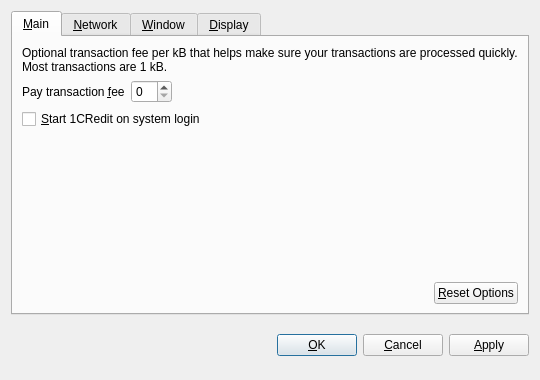
<?xml version="1.0" encoding="UTF-8"?>
<ui version="4.0">
 <class>OptionsDialog</class>
 <widget class="QDialog" name="OptionsDialog">
  <property name="geometry">
   <rect>
    <x>0</x>
    <y>0</y>
    <width>540</width>
    <height>380</height>
   </rect>
  </property>
  <property name="windowTitle">
   <string>Options</string>
  </property>
  <property name="modal">
   <bool>true</bool>
  </property>
  <layout class="QVBoxLayout" name="verticalLayout">
   <item>
    <widget class="QTabWidget" name="tabWidget">
     <property name="tabPosition">
      <enum>QTabWidget::North</enum>
     </property>
     <property name="currentIndex">
      <number>0</number>
     </property>
     <widget class="QWidget" name="tabMain">
      <attribute name="title">
       <string>&amp;Main</string>
      </attribute>
      <layout class="QVBoxLayout" name="verticalLayout_Main">
       <item>
        <widget class="QLabel" name="transactionFeeInfoLabel">
         <property name="text">
          <string>Optional transaction fee per kB that helps make sure your transactions are processed quickly. Most transactions are 1 kB.</string>
         </property>
         <property name="textFormat">
          <enum>Qt::PlainText</enum>
         </property>
         <property name="wordWrap">
          <bool>true</bool>
         </property>
        </widget>
       </item>
       <item>
        <layout class="QHBoxLayout" name="horizontalLayout_1_Main">
         <item>
          <widget class="QLabel" name="transactionFeeLabel">
           <property name="text">
            <string>Pay transaction &amp;fee</string>
           </property>
           <property name="textFormat">
            <enum>Qt::PlainText</enum>
           </property>
           <property name="buddy">
            <cstring>transactionFee</cstring>
           </property>
          </widget>
         </item>
         <item>
          <widget class="BitcoinAmountField" name="transactionFee"/>
         </item>
         <item>
          <spacer name="horizontalSpacer_1_Main">
           <property name="orientation">
            <enum>Qt::Horizontal</enum>
           </property>
           <property name="sizeHint" stdset="0">
            <size>
             <width>40</width>
             <height>20</height>
            </size>
           </property>
          </spacer>
         </item>
        </layout>
       </item>
       <item>
        <widget class="QCheckBox" name="bitcoinAtStartup">
         <property name="toolTip">
          <string>Automatically start 1CRedit after logging in to the system.</string>
         </property>
         <property name="text">
          <string>&amp;Start 1CRedit on system login</string>
         </property>
        </widget>
       </item>
       <item>
        <spacer name="verticalSpacer_Main">
         <property name="orientation">
          <enum>Qt::Vertical</enum>
         </property>
         <property name="sizeHint" stdset="0">
          <size>
           <width>20</width>
           <height>40</height>
          </size>
         </property>
        </spacer>
       </item>
       <item>
        <layout class="QHBoxLayout" name="horizontalLayout_2_Main">
         <item>
          <spacer name="horizontalSpacer_2_Main">
           <property name="orientation">
            <enum>Qt::Horizontal</enum>
           </property>
           <property name="sizeHint" stdset="0">
            <size>
             <width>40</width>
             <height>20</height>
            </size>
           </property>
          </spacer>
         </item>
         <item>
          <widget class="QPushButton" name="resetButton">
           <property name="toolTip">
            <string>Reset all client options to default.</string>
           </property>
           <property name="text">
            <string>&amp;Reset Options</string>
           </property>
           <property name="autoDefault">
            <bool>false</bool>
           </property>
          </widget>
         </item>
        </layout>
       </item>
      </layout>
     </widget>
     <widget class="QWidget" name="tabNetwork">
      <attribute name="title">
       <string>&amp;Network</string>
      </attribute>
      <layout class="QVBoxLayout" name="verticalLayout_Network">
       <item>
        <widget class="QCheckBox" name="mapPortUpnp">
         <property name="toolTip">
          <string>Automatically open the 1CRedit client port on the router. This only works when your router supports UPnP and it is enabled.</string>
         </property>
         <property name="text">
          <string>Map port using &amp;UPnP</string>
         </property>
        </widget>
       </item>
       <item>
        <widget class="QCheckBox" name="connectSocks">
         <property name="toolTip">
          <string>Connect to the 1CRedit network through a SOCKS proxy (e.g. when connecting through Tor).</string>
         </property>
         <property name="text">
          <string>&amp;Connect through SOCKS proxy:</string>
         </property>
        </widget>
       </item>
       <item>
        <layout class="QHBoxLayout" name="horizontalLayout_Network">
         <item>
          <widget class="QLabel" name="proxyIpLabel">
           <property name="text">
            <string>Proxy &amp;IP:</string>
           </property>
           <property name="textFormat">
            <enum>Qt::PlainText</enum>
           </property>
           <property name="buddy">
            <cstring>proxyIp</cstring>
           </property>
          </widget>
         </item>
         <item>
          <widget class="QValidatedLineEdit" name="proxyIp">
           <property name="maximumSize">
            <size>
             <width>140</width>
             <height>16777215</height>
            </size>
           </property>
           <property name="toolTip">
            <string>IP address of the proxy (e.g. 127.0.0.1)</string>
           </property>
          </widget>
         </item>
         <item>
          <widget class="QLabel" name="proxyPortLabel">
           <property name="text">
            <string>&amp;Port:</string>
           </property>
           <property name="textFormat">
            <enum>Qt::PlainText</enum>
           </property>
           <property name="buddy">
            <cstring>proxyPort</cstring>
           </property>
          </widget>
         </item>
         <item>
          <widget class="QLineEdit" name="proxyPort">
           <property name="maximumSize">
            <size>
             <width>55</width>
             <height>16777215</height>
            </size>
           </property>
           <property name="toolTip">
            <string>Port of the proxy (e.g. 9050)</string>
           </property>
          </widget>
         </item>
         <item>
          <widget class="QLabel" name="socksVersionLabel">
           <property name="text">
            <string>SOCKS &amp;Version:</string>
           </property>
           <property name="textFormat">
            <enum>Qt::PlainText</enum>
           </property>
           <property name="buddy">
            <cstring>socksVersion</cstring>
           </property>
          </widget>
         </item>
         <item>
          <widget class="QValueComboBox" name="socksVersion">
           <property name="toolTip">
            <string>SOCKS version of the proxy (e.g. 5)</string>
           </property>
          </widget>
         </item>
         <item>
          <spacer name="horizontalSpacer_Network">
           <property name="orientation">
            <enum>Qt::Horizontal</enum>
           </property>
           <property name="sizeHint" stdset="0">
            <size>
             <width>40</width>
             <height>20</height>
            </size>
           </property>
          </spacer>
         </item>
        </layout>
       </item>
       <item>
        <spacer name="verticalSpacer_Network">
         <property name="orientation">
          <enum>Qt::Vertical</enum>
         </property>
         <property name="sizeHint" stdset="0">
          <size>
           <width>20</width>
           <height>40</height>
          </size>
         </property>
        </spacer>
       </item>
      </layout>
     </widget>
     <widget class="QWidget" name="tabWindow">
      <attribute name="title">
       <string>&amp;Window</string>
      </attribute>
      <layout class="QVBoxLayout" name="verticalLayout_Window">
       <item>
        <widget class="QCheckBox" name="minimizeToTray">
         <property name="toolTip">
          <string>Show only a tray icon after minimizing the window.</string>
         </property>
         <property name="text">
          <string>&amp;Minimize to the tray instead of the taskbar</string>
         </property>
        </widget>
       </item>
       <item>
        <widget class="QCheckBox" name="minimizeOnClose">
         <property name="toolTip">
          <string>Minimize instead of exit the application when the window is closed. When this option is enabled, the application will be closed only after selecting Quit in the menu.</string>
         </property>
         <property name="text">
          <string>M&amp;inimize on close</string>
         </property>
        </widget>
       </item>
       <item>
        <spacer name="verticalSpacer_Window">
         <property name="orientation">
          <enum>Qt::Vertical</enum>
         </property>
         <property name="sizeHint" stdset="0">
          <size>
           <width>20</width>
           <height>40</height>
          </size>
         </property>
        </spacer>
       </item>
      </layout>
     </widget>
     <widget class="QWidget" name="tabDisplay">
      <attribute name="title">
       <string>&amp;Display</string>
      </attribute>
      <layout class="QVBoxLayout" name="verticalLayout_Display">
       <item>
        <layout class="QHBoxLayout" name="horizontalLayout_1_Display">
         <item>
          <widget class="QLabel" name="langLabel">
           <property name="text">
            <string>User Interface &amp;language:</string>
           </property>
           <property name="textFormat">
            <enum>Qt::PlainText</enum>
           </property>
           <property name="buddy">
            <cstring>lang</cstring>
           </property>
          </widget>
         </item>
         <item>
          <widget class="QValueComboBox" name="lang">
           <property name="toolTip">
            <string>The user interface language can be set here. This setting will take effect after restarting 1CRedit.</string>
           </property>
          </widget>
         </item>
        </layout>
       </item>
       <item>
        <layout class="QHBoxLayout" name="horizontalLayout_2_Display">
         <item>
          <widget class="QLabel" name="unitLabel">
           <property name="text">
            <string>&amp;Unit to show amounts in:</string>
           </property>
           <property name="textFormat">
            <enum>Qt::PlainText</enum>
           </property>
           <property name="buddy">
            <cstring>unit</cstring>
           </property>
          </widget>
         </item>
         <item>
          <widget class="QValueComboBox" name="unit">
           <property name="toolTip">
            <string>Choose the default subdivision unit to show in the interface and when sending coins.</string>
           </property>
          </widget>
         </item>
        </layout>
       </item>
       <item>
        <widget class="QCheckBox" name="displayAddresses">
         <property name="toolTip">
          <string>Whether to show 1CRedit addresses in the transaction list or not.</string>
         </property>
         <property name="text">
          <string>&amp;Display addresses in transaction list</string>
         </property>
        </widget>
       </item>
       <item>
        <widget class="QCheckBox" name="coinControlFeatures">
         <property name="toolTip">
          <string>Whether to show coin control features or not.</string>
         </property>
         <property name="text">
          <string>Display coin &amp;control features (experts only!)</string>
         </property>
        </widget>
       </item>
       <item>
        <spacer name="verticalSpacer_Display">
         <property name="orientation">
          <enum>Qt::Vertical</enum>
         </property>
         <property name="sizeHint" stdset="0">
          <size>
           <width>20</width>
           <height>40</height>
          </size>
         </property>
        </spacer>
       </item>
      </layout>
     </widget>
    </widget>
   </item>
   <item>
    <layout class="QHBoxLayout" name="horizontalLayout_Buttons">
     <item>
      <spacer name="horizontalSpacer_1">
       <property name="orientation">
        <enum>Qt::Horizontal</enum>
       </property>
       <property name="sizeHint" stdset="0">
        <size>
         <width>40</width>
         <height>48</height>
        </size>
       </property>
      </spacer>
     </item>
     <item>
      <widget class="QLabel" name="statusLabel">
       <property name="font">
        <font>
         <weight>75</weight>
         <bold>true</bold>
        </font>
       </property>
       <property name="text">
        <string/>
       </property>
       <property name="textFormat">
        <enum>Qt::PlainText</enum>
       </property>
       <property name="wordWrap">
        <bool>true</bool>
       </property>
      </widget>
     </item>
     <item>
      <spacer name="horizontalSpacer_2">
       <property name="orientation">
        <enum>Qt::Horizontal</enum>
       </property>
       <property name="sizeHint" stdset="0">
        <size>
         <width>40</width>
         <height>48</height>
        </size>
       </property>
      </spacer>
     </item>
     <item>
      <widget class="QPushButton" name="okButton">
       <property name="text">
        <string>&amp;OK</string>
       </property>
      </widget>
     </item>
     <item>
      <widget class="QPushButton" name="cancelButton">
       <property name="text">
        <string>&amp;Cancel</string>
       </property>
       <property name="autoDefault">
        <bool>false</bool>
       </property>
      </widget>
     </item>
     <item>
      <widget class="QPushButton" name="applyButton">
       <property name="text">
        <string>&amp;Apply</string>
       </property>
       <property name="autoDefault">
        <bool>false</bool>
       </property>
      </widget>
     </item>
    </layout>
   </item>
  </layout>
 </widget>
 <customwidgets>
  <customwidget>
   <class>BitcoinAmountField</class>
   <extends>QSpinBox</extends>
   <header>bitcoinamountfield.h</header>
  </customwidget>
  <customwidget>
   <class>QValueComboBox</class>
   <extends>QComboBox</extends>
   <header>qvaluecombobox.h</header>
  </customwidget>
  <customwidget>
   <class>QValidatedLineEdit</class>
   <extends>QLineEdit</extends>
   <header>qvalidatedlineedit.h</header>
  </customwidget>
 </customwidgets>
 <resources/>
 <connections/>
</ui>
